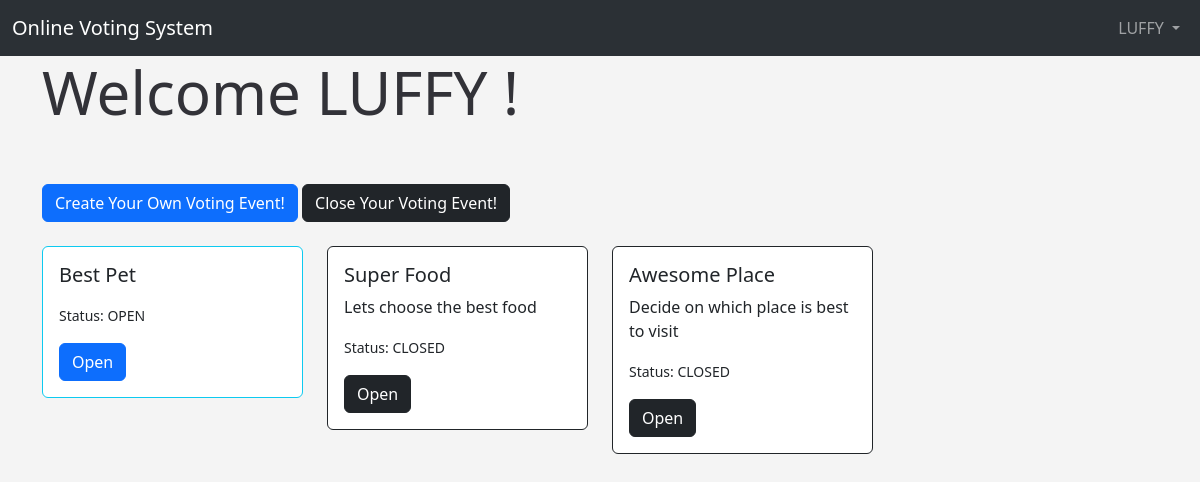
/dashboard (signed in), run on the app's committed database.
### app.py (models this page shows, shortened)
class Users(db.Model, UserMixin):
	id = db.Column(db.Integer, primary_key=True)
	username = db.Column(db.String(20), nullable=False, unique=True)
	firstname = db.Column(db.String(200), nullable=False)
	lastname = db.Column(db.String(200), nullable=False)
	email = db.Column(db.String(120), nullable=False, unique=True)
	gender = db.Column(db.String(10), nullable=False)
	date_added = db.Column(db.DateTime, default=datetime.utcnow)
	password_hash = db.Column(db.String(128))
	@property
	def password(self):
		raise AttributeError('password is not a readable attribute!')

class Voteevent(db.Model):
	id = db.Column(db.Integer, primary_key=True)
	name = db.Column(db.String(255), nullable=False, unique=True)
	status = db.Column(db.String(255), nullable=False, default='open')
	description = db.Column(db.Text)
	date_added = db.Column(db.DateTime, default=datetime.utcnow)
	created_by = db.Column(db.Integer, db.ForeignKey('users.id'))

### app.py (the view)
@app.route('/dashboard', methods=['GET', 'POST'])
@login_required
def dashboard():
	voteevents = Voteevent.query.order_by(Voteevent.date_added)
	return render_template('dashboard.html',firstname=session['firstname'], voteevents=voteevents)

### app.py (called while the page is built)
@login_manager.user_loader
def load_user(user_id):
	return Users.query.get(int(user_id))

@app.after_request
def after_request(response):
    response.headers["Cache-Control"] = "no-cache, no-store, must-revalidate"
    return response

### templates/dashboard.html (shortened to what this page needs)
{% extends 'base.html' %}
{% block content %}
<h1>Welcome {{ firstname|upper }} !</h1>
<br/><br/>
<a button type="button" class="btn btn-primary" href="{{ url_for('createvoteevent') }}">Create Your Own Voting Event!</a>
<a button type="button" class="btn btn-dark" href="{{ url_for('closevoteevent') }}">Close Your Voting Event!</a>
<br/><br/>
<div class="row row-cols-1 row-cols-md-4 g-4">
    {% for event in voteevents %}
    <div class="col">
        {% if event.status == "open" %}
      <div class="card border-info">
        {% else %}
        <div class="card border-dark">
        {% endif %}
        <div class="card-body">
          <h5 class="card-title">{{ event.name }}</h5>
          <p class="card-text">{{ event.description }}</p>
          {% if event.status == "open" %}
          <p class="card-text"><small class="text-body-primary">Status: {{ event.status|upper }}</small></p>
          <a href="{{ url_for('eventaction', eventid=event.id) }}" class="btn btn-primary">Open</a>
          {% else %}
          <p class="card-text"><small class="text-body-dark">Status: {{ event.status|upper }}</small></p>
          <a href="{{ url_for('eventaction', eventid=event.id) }}" class="btn btn-dark">Open</a>
          {% endif %}
        </div>
      </div>
    </div>
    {% endfor %}
</div>
{% endblock %}

### templates/navbar.html (shortened to what this page needs)
<nav class="navbar navbar-expand-lg bg-body-tertiary" data-bs-theme="dark">
    <div class="container-fluid">
      <a class="navbar-brand" href="{{ url_for('dashboard') }}">Online Voting System</a>
      <div class="row">
        <div class="col-6 col-md-4">
            <ul class="navbar-nav me-auto mb-2 mb-lg-0">
                <li class="nav-item dropdown">
                  <a class="nav-link dropdown-toggle" href="#" role="button" data-bs-toggle="dropdown" aria-expanded="false">
                    {{ firstname | upper }}
                  </a>
                </li>
            </ul>
        </div>
      </div>
    </div>
  </nav>

### static/css/style.css (style rules this page uses)
h1 { color: rgb(50, 50, 56); font-size:60px; }
body { background: #f4f4f4; }

### data on the page
Users: firstname "LUFFY"
Voteevent: name "Best Pet", status "OPEN"
Voteevent: name "Super Food", description "Lets choose the best food", status "CLOSED"
Voteevent: name "Awesome Place", description "Decide on which place is best to visit", status "CLOSED"
